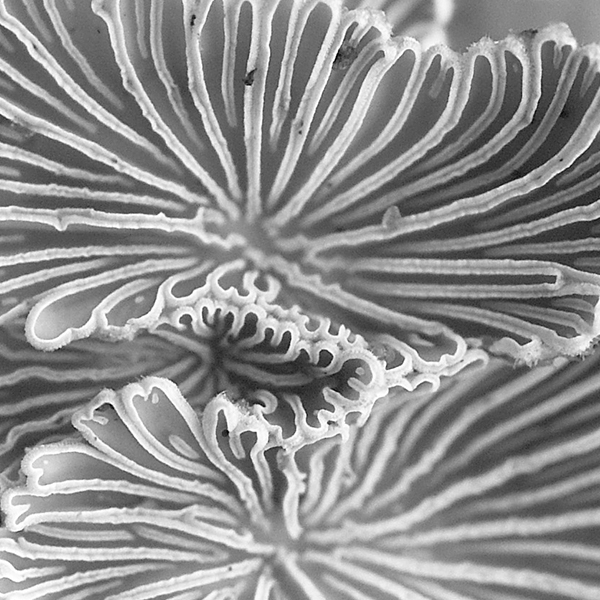
#> input picture Лр 5/test5_0.jpg, 600 x 600 px
$ python 'ЛР5.py'   (older library calls are emulated)
#> lines starting #> are read from the running program, lines starting #| are printed output that depends on the picture
import cv2
import numpy as np
import matplotlib.pyplot as plt
import pylab
from PIL import Image, ImageDraw
from scipy import ndimage

img0 = cv2.imread('test5_0.jpg')
#> img0 is the input picture: shape (600, 600, 3); min 0, max 255, mean 143.3
img1 = cv2.imread('test5_1.jpg')
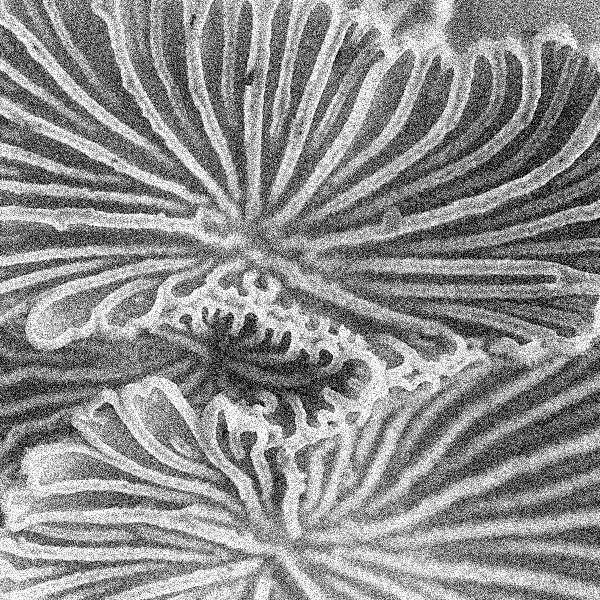
#> input picture Лр 5/test5_1.jpg, 600 x 600 px
#> img1 is the input picture: shape (600, 600, 3); min 0, max 255, mean 141.8
img2 = cv2.imread('test5_2.jpg')
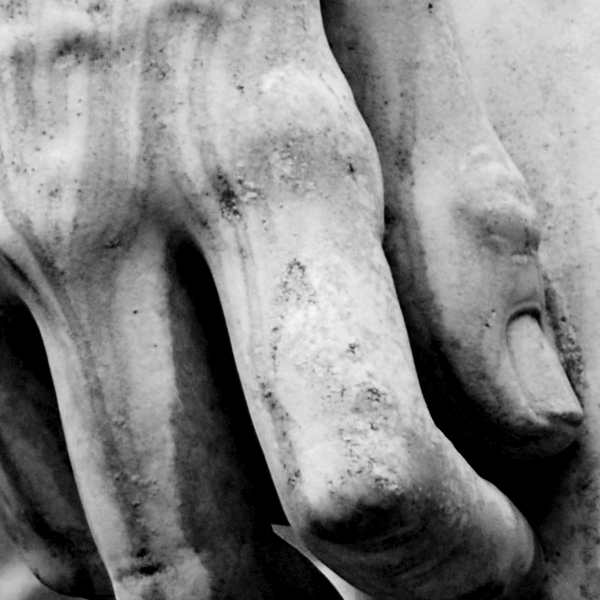
#> input picture Лр 5/test5_2.jpg, 600 x 600 px
#> img2 is the input picture: shape (600, 600, 3); min 0, max 248, mean 131.4
img3 = cv2.imread('test5_3.jpg')
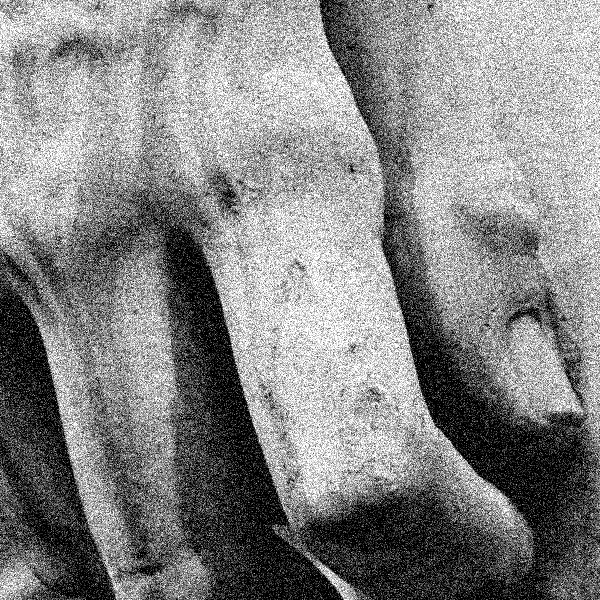
#> input picture Лр 5/test5_3.jpg, 600 x 600 px
#> img3 is the input picture: shape (600, 600, 3); min 0, max 255, mean 132.9
img4 = cv2.imread('test5_4.jpg')
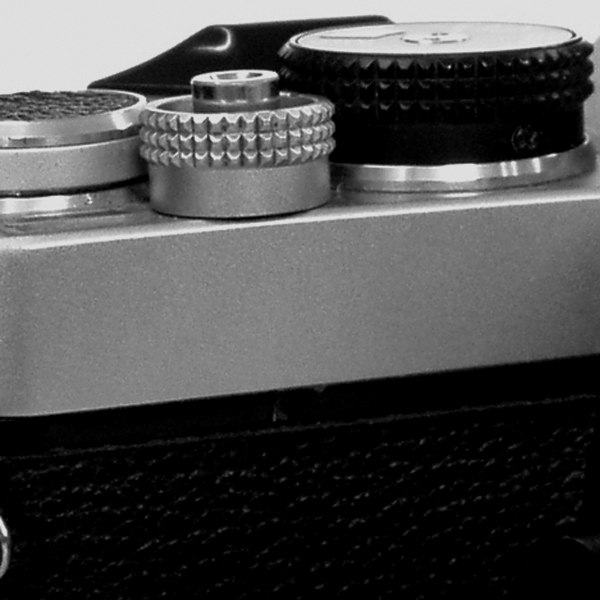
#> input picture Лр 5/test5_4.jpg, 600 x 600 px
#> img4 is the input picture: shape (600, 600, 3); min 0, max 226, mean 76.3
img5 = cv2.imread('test5_5.jpg')
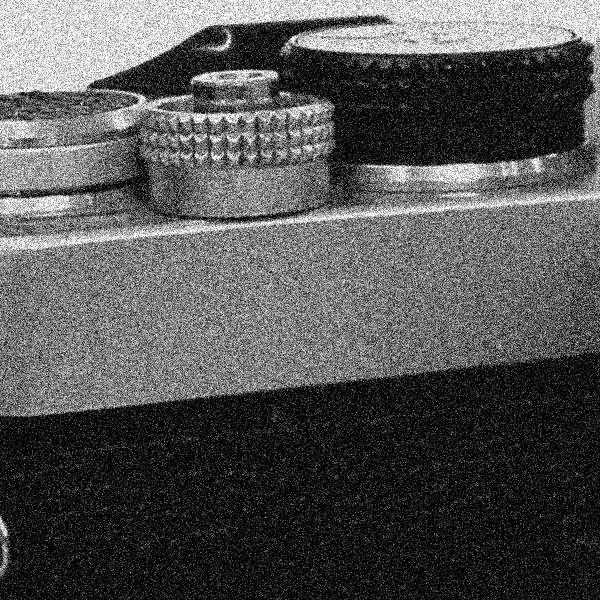
#> input picture Лр 5/test5_5.jpg, 600 x 600 px
#> img5 is the input picture: shape (600, 600, 3); min 0, max 255, mean 82.9
# img0 = cv2.cvtColor(img0, cv2.COLOR_BGR2RGB)

def contourArea(im):
  ret, thresh = cv2.threshold(im,1,255,0)
  contours, hierarchy = cv2.findContours(thresh, 1,2)
  cnt = contours[0]
  return cv2.contourArea(cnt)

def drawImage(image, title, h):
    axes[h].set_title(title)
    axes[h].imshow(image, cmap='gray')

def roberts(img):
  kernelx = np.array([[-1, 0], [0, 1]], dtype=int)
  kernely = np.array([[0, -1], [1, 0]], dtype=int)
  x = cv2.filter2D(img, cv2.CV_16S, kernelx)
  y = cv2.filter2D(img, cv2.CV_16S, kernely)
  absX = cv2.convertScaleAbs(x)
  absY = cv2.convertScaleAbs(y)
  Roberts = cv2.addWeighted(absX, 0.5, absY, 0.5, 0)
  return  Roberts

img0R = roberts(img0)
img1R = roberts(img1)
img2R = roberts(img2)
img3R = roberts(img3)
img4R = roberts(img4)
img5R = roberts(img5)
#> in roberts (call 6), `absY = cv2.convertScaleAbs(y)`:
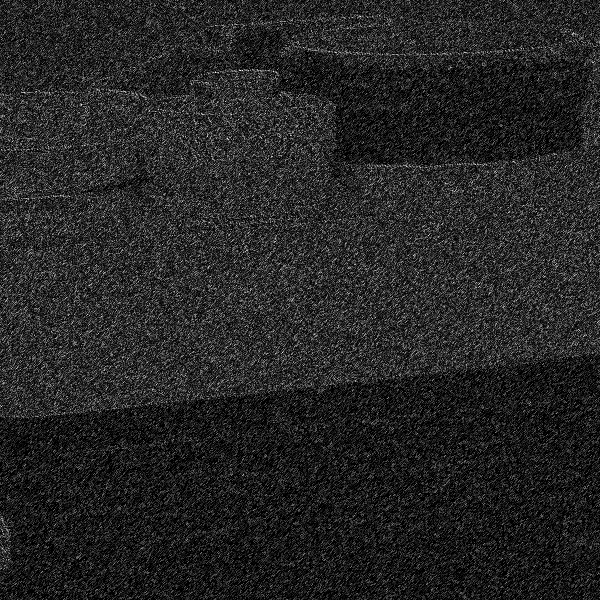
#> absY: shape (600, 600, 3); min 0, max 255, mean 37.4

fig, axes = plt.subplots(1,6)
fig.set_figwidth(30)
fig.set_figheight(20)

drawImage(img0R, 'Оператор Робертса №1',0)
drawImage(img1R, 'Оператор Робертса №2',1)
drawImage(img2R, 'Оператор Робертса №3',2)
drawImage(img3R, 'Оператор Робертса №4',3)
drawImage(img4R, 'Оператор Робертса №5',4)
drawImage(img5R, 'Оператор Робертса №6',5)


arr=[]
for i in [img1R, img2R, img3R, img4R, img5R, img0R]:
#> (the run stopped early here; a loop or call above may not have finished)
